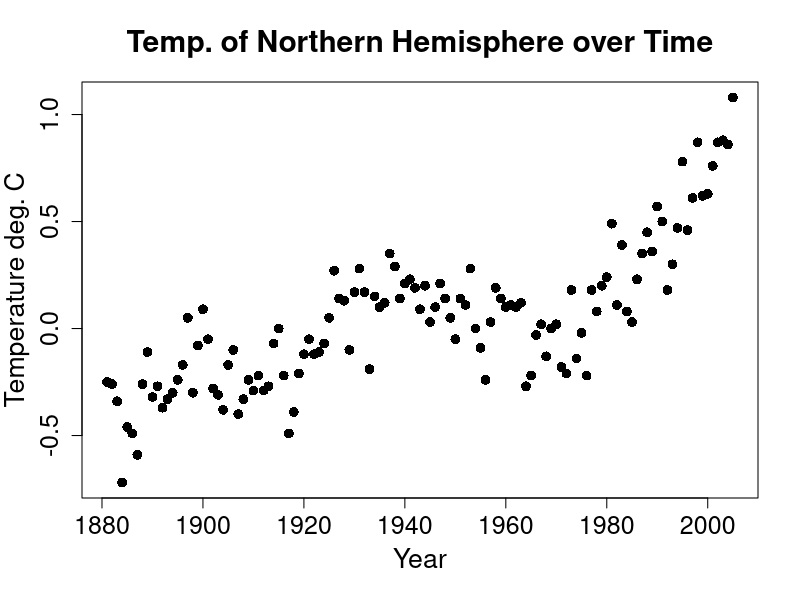
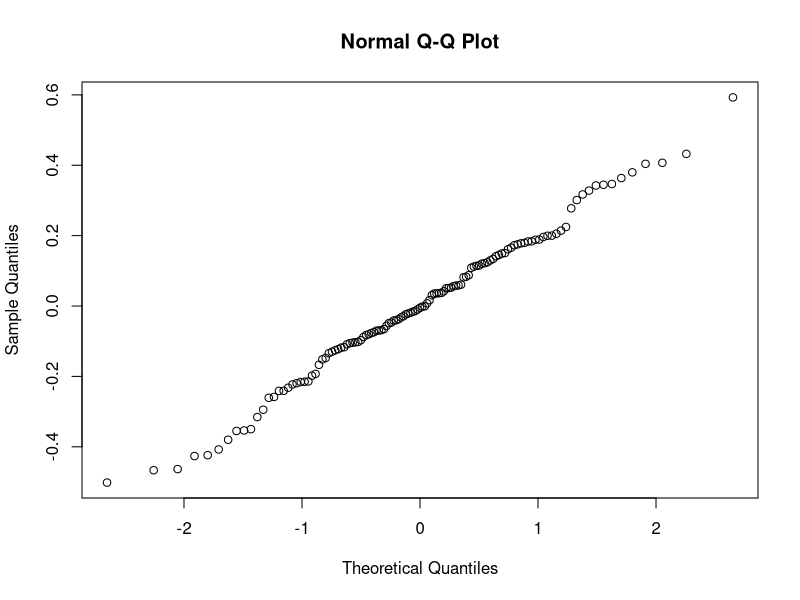
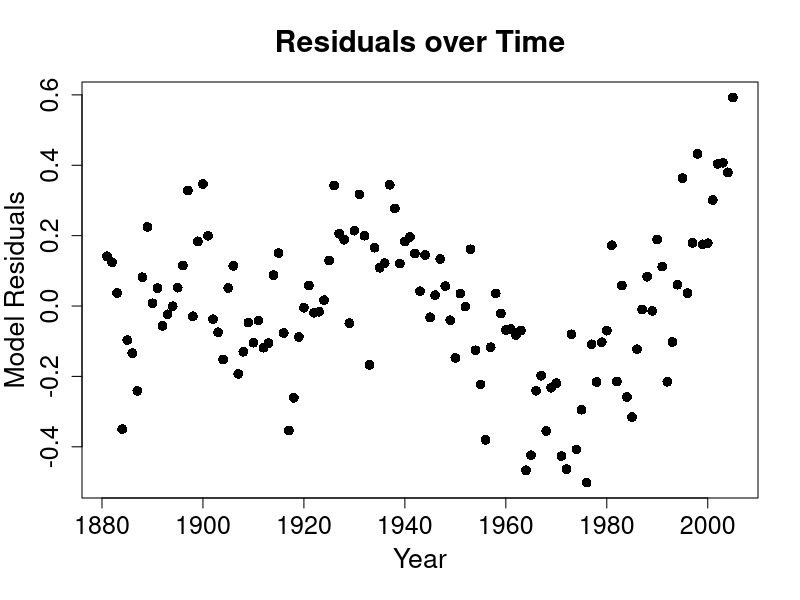

R code for these plots, in order:
rm(list = ls())
warming = read.csv('warming2005.txt')
attach(warming)
library(lmtest)

# a
plot(year,temp,xlab="Year",ylab="Temperature deg. C",cex.lab=1.6,cex.axis=1.5,pch=16,cex=1.3,mgp=c(2.7,1,0),main="Temp. of Northern Hemisphere over Time",cex.main=1.8) 
dev.copy(pdf,'time_plot4.pdf')
dev.off()

reg.out = lm(temp~year) 
beta = reg.out$coefficients
sebeta = sqrt(diag(summary(reg.out)$cov.unscaled))*summary(reg.out)$sigma
tstar = beta[2]/sebeta[2]
1-pt(tstar,length(temp)-2)

# b
qqnorm(resid(reg.out))
dev.copy(pdf,'qqplot4.pdf')
dev.off()
library(nortest)
sf.test(resid(reg.out))

# c
plot(year,reg.out$residuals,xlab="Year",ylab="Model Residuals",cex.lab=1.6,cex.axis=1.5,pch=16,cex=1.3,mgp=c(2.7,1,0),main="Residuals over Time",cex.main=1.8) 
dev.copy(pdf,'resid4.pdf')
dev.off()
dwtest(reg.out)

# d
library(tseries)
signs = as.factor(sign(reg.out$resid))
runs.test(signs)
